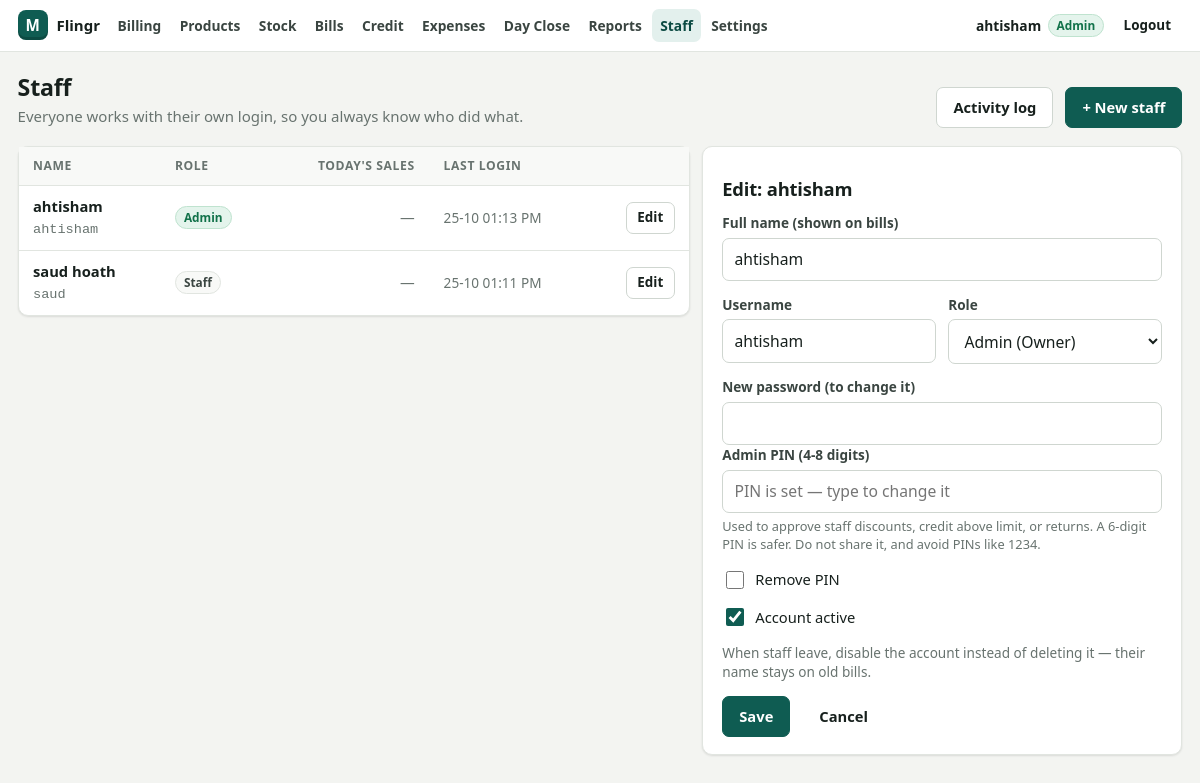
The page /users.php?id=1 (signed in) on the database its author committed.
### tables this page shows
CREATE TABLE IF NOT EXISTS users (
        id INT UNSIGNED NOT NULL AUTO_INCREMENT PRIMARY KEY,
        username VARCHAR(60) NOT NULL,
        password_hash VARCHAR(255) NOT NULL,
        created_at DATETIME NOT NULL
    );

### inc/db.php (called while the page is built, shortened)
<?php
function db(?array $override = null): PDO
{
    static $pdo = null;
    if ($pdo === null) {
        global $CONFIG;
        $pdo = make_pdo($CONFIG['db']);
    }
    return $pdo;
}
function make_pdo(array $c): PDO
{
    $opts = [
        PDO::ATTR_ERRMODE            => PDO::ERRMODE_EXCEPTION,
        PDO::ATTR_DEFAULT_FETCH_MODE => PDO::FETCH_ASSOC,
        PDO::ATTR_EMULATE_PREPARES   => false,
    ];
    $dsn = sprintf('mysql:host=%s;port=%d;dbname=%s;charset=utf8mb4',
        $c['host'] ?? 'localhost', (int)($c['port'] ?? 3306), $c['name']);
    $pdo = new PDO($dsn, $c['user'], $c['pass'], $opts);
    $pdo->exec("SET time_zone = '" . date('P') . "'");
    return $pdo;
}
function q(string $sql, array $params = []): array
{
    $st = db()->prepare($sql);
    $st->execute($params);
    return $st->fetchAll();
}
function q1(string $sql, array $params = []): ?array
{
    $st = db()->prepare($sql);
    $st->execute($params);
    $row = $st->fetch();
    return $row === false ? null : $row;
}

### inc/helpers.php (called while the page is built, shortened)
<?php
function e($v): string
{
    return htmlspecialchars((string)($v ?? ''), ENT_QUOTES, 'UTF-8');
}

### users.php (the view, shortened to what this page needs)
<?php
$editId = isset($_GET['id']) ? (int)$_GET['id'] : null;
$isNew = isset($_GET['new']);
$edit = $editId ? q1('SELECT * FROM users WHERE id = ?', [$editId]) : null;
$errors = [];
$users = q('SELECT * FROM users ORDER BY active DESC, role, full_name, username');
$todaySales = [];
$form = $edit ?? ($isNew || $errors ? [] : null);
$v = fn($k, $d = '') => e($_POST[$k] ?? ($edit[$k] ?? $d));
?>
<div class="page-head">
    <div>
        <h1>Staff</h1>
        <p class="muted">Everyone works with their own login, so you always know who did what.</p>
    </div>
    <div class="row">
        <a class="btn" href="activity.php">Activity log</a>
        <a class="btn primary" href="users.php?new=1">+ New staff</a>
    </div>
</div>
<div class="grid-2" style="grid-template-columns:minmax(0,1.4fr) minmax(0,1fr);align-items:start">
    <div class="card">
        <div class="table-wrap">
            <table class="table">
                <thead><tr><th>Name</th><th>Role</th><th class="num">Today's sales</th><th>Last login</th><th></th></tr></thead>
                <tbody>
                <?php foreach ($users as $u): $ts = $todaySales[(int)$u['id']] ?? null; ?>
                    <tr class="<?= (int)$u['active'] ? '' : 'is-cancelled' ?>">
                        <td><b><?= e($u['full_name'] ?: $u['username']) ?></b><br><span class="muted small mono"><?= e($u['username']) ?></span></td>
                        <td>
                            <span class="badge <?= $u['role'] === 'admin' ? 'ok' : '' ?>"><?= $u['role'] === 'admin' ? 'Admin' : 'Staff' ?></span>
                        </td>
                        <td class="num"><?= $ts ? money($ts['t']) . '<br><span class="muted small">' . (int)$ts['n'] . ' bills</span>' : '<span class="muted">—</span>' ?></td>
                        <td class="small muted nowrap"><?= $u['last_login'] ? e(date('d-m h:i A', strtotime($u['last_login']))) : '—' ?></td>
                        <td class="actions"><a class="btn sm" href="users.php?id=<?= (int)$u['id'] ?>">Edit</a></td>
                    </tr>
                <?php endforeach; ?>
                </tbody>
            </table>
        </div>
    </div>
    <?php if ($form !== null): ?>
    <form method="post" class="card card-pad stack" autocomplete="off">
        <h2><?= $edit ? 'Edit: ' . e($edit['full_name'] ?: $edit['username']) : 'New staff' ?></h2>
        <label class="field">Full name (shown on bills) <input name="full_name" value="<?= $v('full_name') ?>" required maxlength="80"></label>
        <div class="grid-2">
            <label class="field">Username <input name="username" value="<?= $v('username') ?>" required maxlength="40"></label>
            <label class="field">Role
                <select name="role" id="roleSel">
                    <option value="admin" <?= ($_POST['role'] ?? $edit['role'] ?? '') === 'admin' ? 'selected' : '' ?>>Admin (Owner)</option>
                </select>
            </label>
        </div>
        <label class="field"><?= $edit ? 'New password (to change it)' : 'Password' ?>
            <input type="password" name="password" <?= $edit ? '' : 'required' ?> minlength="6" autocomplete="new-password">
        </label>
        <div id="pinBox" class="stack" style="margin:0">
            <label class="field">Admin PIN (4-8 digits)
                <input type="password" name="pin" inputmode="numeric" maxlength="8" autocomplete="off" placeholder="<?= $edit && $edit['pin_hash'] ? 'PIN is set — type to change it' : 'e.g. 4826' ?>">
                <span class="hint">Used to approve staff discounts, credit above limit, or returns. A 6-digit PIN is safer. Do not share it, and avoid PINs like 1234.</span>
            </label>
            <?php if ($edit && $edit['pin_hash']): ?><label class="check"><input type="checkbox" name="remove_pin" value="1"> Remove PIN</label><?php endif; ?>
        </div>
        <label class="check"><input type="checkbox" name="active" value="1" <?= ($edit ? (int)$edit['active'] : 1) ? 'checked' : '' ?>> Account active</label>
        <p class="muted small">When staff leave, disable the account instead of deleting it — their name stays on old bills.</p>
        <div class="row">
            <button class="btn primary" type="submit">Save</button>
            <a class="btn ghost" href="users.php">Cancel</a>
        </div>
    </form>
    <?php endif; ?>
</div>

### assets/css/app.css (style rules this page uses)
:root { --bg: #f3f4f1; --surface: #ffffff; --surface-2: #f8f9f7; --ink: #17201d; --ink-2: #3a4541; --muted: #68736f; --line: #e1e5e0; --line-2: #cfd6d0; --brand: #0f5c52; --brand-2: #0b4a42; --brand-soft: #e3f0ed; --accent: #e8a33d; --ok: #12724a; --ok-soft: #e4f4ec; --warn: #a45a06; --warn-soft: #fdf1df; --danger: #b3261e; --danger-soft: #fbe9e7; --radius: 10px; --radius-sm: 7px; --shadow: 0 1px 2px rgba(16, 24, 20, .06), 0 1px 3px rgba(16, 24, 20, .05); --shadow-lg: 0 18px 40px -12px rgba(16, 24, 20, .28); --font: "Segoe UI", system-ui, -apple-system, Roboto, "Helvetica Neue", Arial, sans-serif; --mono: ui-monospace, "Cascadia Mono", Consolas, "SF Mono", Menlo, monospace; }
* { box-sizing: border-box; }
html, body { margin: 0; }
body { font-family: var(--font); font-size: 15px; line-height: 1.45; color: var(--ink); background: var(--bg); -webkit-font-smoothing: antialiased; }
a { color: var(--brand); text-decoration: none; }
h1, h2, h3 { margin: 0 0 .5rem; line-height: 1.2; letter-spacing: -.01em; }
h1 { font-size: 1.45rem; }
h2 { font-size: 1.15rem; }
.num, .tnum { font-variant-numeric: tabular-nums; }
.muted { color: var(--muted); }
.small { font-size: .85rem; }
.nowrap { white-space: nowrap; }
.mono { font-family: var(--mono); }
.stack > * + * { margin-top: .85rem; }
.row { display: flex; gap: .75rem; align-items: center; flex-wrap: wrap; }
.grid-2 { display: grid; grid-template-columns: 1fr 1fr; gap: .75rem; }
.btn { display: inline-flex; align-items: center; justify-content: center; gap: .4rem; font: inherit; font-weight: 600; font-size: .92rem; padding: .55rem 1rem; border-radius: var(--radius-sm); border: 1px solid var(--line-2); background: var(--surface); color: var(--ink); cursor: pointer; text-decoration: none !important; white-space: nowrap; transition: background .12s, border-color .12s, transform .05s; }
.btn.primary { background: var(--brand); border-color: var(--brand); color: #fff; }
.btn.ghost { background: transparent; border-color: transparent; }
.btn.sm { padding: .32rem .65rem; font-size: .84rem; }
.field { display: block; font-size: .85rem; font-weight: 600; color: var(--ink-2); }
.field input, .field select, .field textarea, input.input, select.input { display: block; width: 100%; margin-top: .3rem; font: inherit; font-weight: 400; font-size: .98rem; color: var(--ink); padding: .58rem .7rem; border: 1px solid var(--line-2); border-radius: var(--radius-sm); background: #fff; }
.field .hint { display: block; font-weight: 400; color: var(--muted); font-size: .8rem; margin-top: .25rem; }
.check { display: flex; gap: .5rem; align-items: center; font-weight: 500; font-size: .92rem; }
.check input { width: 18px; height: 18px; accent-color: var(--brand); }
.badge { display: inline-block; font-size: .74rem; font-weight: 700; padding: .12rem .5rem; border-radius: 99px; background: var(--surface-2); color: var(--ink-2); border: 1px solid var(--line); }
.badge.ok { background: var(--ok-soft); color: var(--ok); border-color: #bfe3cf; }
.page-head { display: flex; align-items: flex-end; justify-content: space-between; gap: 1rem; flex-wrap: wrap; margin-bottom: 1.1rem; }
.page-head h1 { margin: 0; }
.page-head p { margin: .25rem 0 0; }
.card { background: var(--surface); border: 1px solid var(--line); border-radius: var(--radius); box-shadow: var(--shadow); }
.card-pad { padding: 1.1rem 1.2rem; }
.table-wrap { overflow-x: auto; }
table.table { width: 100%; border-collapse: collapse; font-size: .92rem; }
.table th { text-align: left; font-size: .76rem; text-transform: uppercase; letter-spacing: .05em; color: var(--muted); font-weight: 700; padding: .65rem .9rem; background: var(--surface-2); border-bottom: 1px solid var(--line); white-space: nowrap; }
.table td { padding: .62rem .9rem; border-bottom: 1px solid var(--line); vertical-align: middle; }
.table tr:last-child td { border-bottom: 0; }
.table .num { text-align: right; font-variant-numeric: tabular-nums; white-space: nowrap; }
.table .actions { text-align: right; white-space: nowrap; }

### rows shown on the page
users: full_name "ahtisham", username "ahtisham", shows "Admin", last_login "25-10 01:13 PM", role "Admin (Owner)", active "☑"
users: full_name "saud hoath", username "saud", role "Staff", last_login "25-10 01:11 PM"

### other values the page prints
$shop "Flingr"
$label "Billing"
$label "Products"
$label "Stock"
$label "Bills"
$label "Credit"
$label "Expenses"
$label "Day Close"
$label "Reports"
$label "Staff"
$label "Settings"
$u['name'] "ahtisham"
